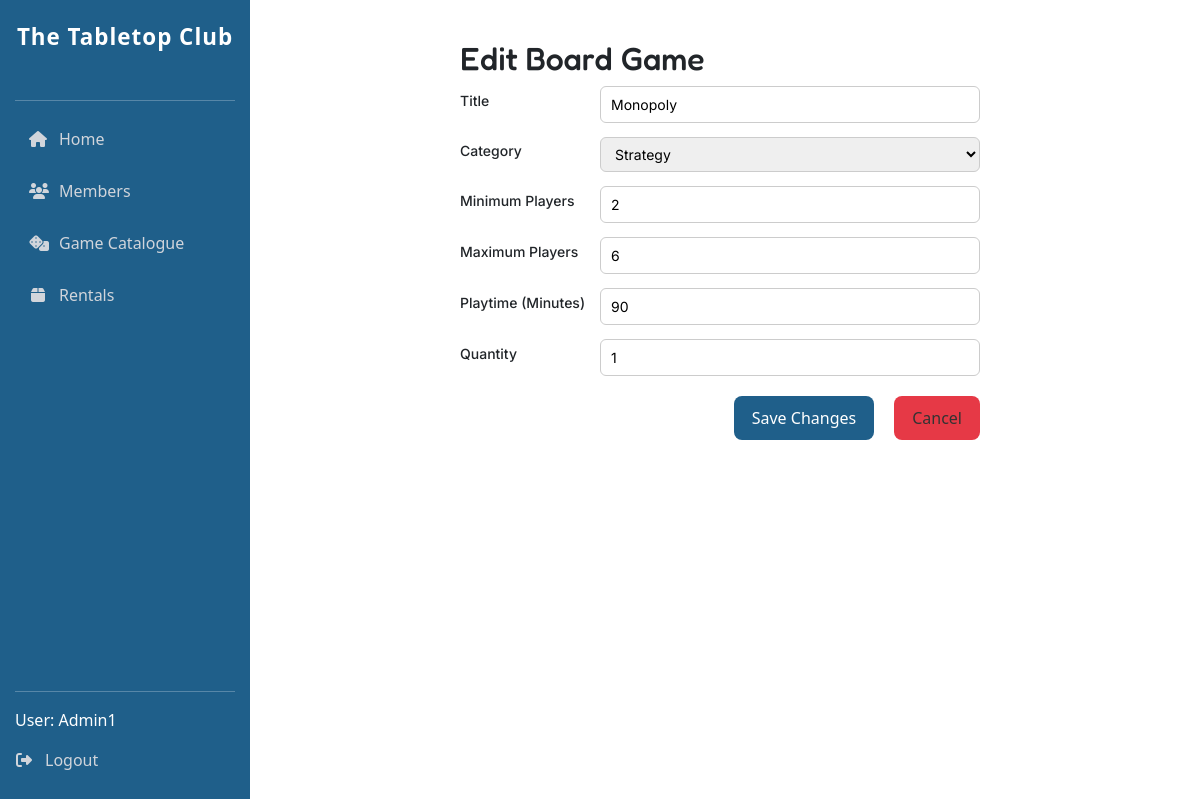
/edit_board_game/1/ (signed in), run on the app's committed database.
### tabletop_club_app/models.py (models this page shows, shortened)
class BoardGame(models.Model):
    class Category(models.TextChoices):
        STRATEGY = 'strategy', 'Strategy'
        PARTY = 'party', 'Party'
    title = models.CharField(max_length=100, unique=True,)
    category = models.CharField(max_length=20, choices=Category.choices)
    min_players = models.PositiveIntegerField(validators=[MinValueValidator(1)])
    max_players = models.PositiveIntegerField(validators=[MinValueValidator(1)])
    playtime_minutes = models.PositiveIntegerField(validators=[MinValueValidator(1)])
    quantity = models.PositiveIntegerField(default=1, validators=[MinValueValidator(1)])
    class Meta:
        ordering = ['title']

### tabletop_club_app/views.py (the view)
# urls.py: path("edit_board_game/<int:pk>/", views.edit_board_game, name="edit_board_game"),
@staff_member_required
def edit_board_game(request, pk):
    game = get_object_or_404(BoardGame, pk=pk)
    if request.method == 'POST':
        form = BoardGameCreationForm(request.POST, instance=game)
        if form.is_valid():
            form.save()
            messages.success(request, 'Board Game details updated successfully.')
            return redirect('game_catalogue')
    else:
        form = BoardGameCreationForm(instance=game)
    return render(request, 'edit_board_game.html', {'form': form, 'game': game})

### tabletop_club_app/forms.py
class BoardGameCreationForm(forms.ModelForm):
    class Meta:
        model = BoardGame
        fields = ['title', 'category', 'min_players', 'max_players', 'playtime_minutes', 'quantity']

### tabletop_club_app/templates/edit_board_game.html (shortened to what this page needs)
{% extends "base.html" %}
{% block content %}
<div class="form-container">
    <h2>Edit Board Game</h2>
    <form method="post" class="create-form">
        <div class="form-row">
            <label class="form-label">Title</label>
            <div class="form-field">
                {{ form.title }}
            </div>
        </div>
        <div class="form-row">
            <label class="form-label">Category</label>
            <div class="form-field">
                {{ form.category }}
            </div>
        </div>
        <div class="form-row">
            <label class="form-label">Minimum Players</label>
            <div class="form-field">
                {{ form.min_players }}
            </div>
        </div>
        <div class="form-row">
            <label class="form-label">Maximum Players</label>
            <div class="form-field">
                {{ form.max_players }}
            </div>
        </div>
        <div class="form-row">
            <label class="form-label">Playtime (Minutes)</label>
            <div class="form-field">
                {{ form.playtime_minutes }}
            </div>
        </div>
        <div class="form-row">
            <label class="form-label">Quantity</label>
            <div class="form-field">
                {{ form.quantity }}
            </div>
        </div>
        <div class="form-actions">
            <button type="submit" class="btn-primary">Save Changes</button>
            <a href="{% url 'game_catalogue' %}" class="btn-secondary">Cancel</a>
        </div>
    </form>
</div>
{% endblock %}

### tabletop_club_app/templates/base.html (shortened to what this page needs)
{% load static %}
<!DOCTYPE html>
<html lang="en">
    <head>
        <link rel="stylesheet" href="{% static 'stylesheet.css' %}"/>
        <link href="https://cdn.jsdelivr.net/npm/bootstrap@5.3.0/dist/css/bootstrap.min.css" rel="stylesheet">
    </head>
    <body>
        <div class="container-fluid">
            <div class="row">
                <div class="d-none d-lg-flex p-0">
                    <div class="sidebar-desktop">
                        <div class="sidebar-header">
                            <div class="sidebar-title">The Tabletop Club</div>
                        </div>
                        <hr>
                        <ul class="sidebar-nav">
                            <li>
                                {% if user.is_staff %}
                                <a class="sidebar-link" href="/admin_home">
                                {% else %}
                                <a class="sidebar-link" href="/member_home">
                                {% endif %}
                                    <i class="fa-solid fa-house"></i>
                                    <span>Home</span>
                                </a>
                            </li>
                            {% if user.is_staff %}
                            <li>
                                <a class="sidebar-link" href="/members">
                                    <i class="fa-solid fa-users"></i>
                                    <span>Members</span>
                                </a>
                            </li>
                            {% endif %}
                            <li>
                                <a class="sidebar-link" href="/game_catalogue">
                                    <i class="fa-solid fa-dice"></i>
                                    <span>Game Catalogue</span>
                                </a>
                            </li>
                            {% if user.is_staff %}
                            <li>
                                <a class="sidebar-link" href="/rentals">
                                    <i class="fa-solid fa-box"></i>
                                    <span>Rentals</span>
                                </a>
                            </li>
                            {% endif %}
                        </ul>
                        <hr>
                        <div class="sidebar-footer">
                        <p>User: {{ request.user.username }}</p>
                        <form method="post" action="{% url 'logout' %}">
                            <button type="submit" class="sidebar-link logout-link logout-button">
                                <i class="fa-solid fa-right-from-bracket"></i>
                                <span>Logout</span>
                            </button>
                        </form>
                    </div>
                    </div>
                </div>
                <div class="main_body col p-4">
                    <div class="container-fluid">
                        <main>
                            {% block content %}{% endblock %}
                        </main>
                    </div>
                </div>
            </div>
        </div>
    </body>
</html>

### tabletop_club_app/static/stylesheet.css (style rules this page uses)
:root { --bg: #F6F3EA; --card: #FFFFFF; --primary: #1F5F8A; --secondary: #6BAED6; --success: #2E8B57; --success-secondary: #246C44; --success-bg: #e6f4ea; --danger: #E63946; --danger-secondary: #C52834; --danger-bg: #ffe5e5; --text: #2B2B2B; --shadow: 0 6px 12px rgba(0,0,0,0.12); }
body { font-family: "Inter", sans-serif; color: var(--text); background: var(--bg); }
h1, h2, h3, h4, h5 { font-family: "Fredoka", sans-serif; font-size: 1.8rem; font-weight: 600; }
.sidebar-desktop, .sidebar-mobile { position: fixed; top: 0; left: 0; height: 100vh; overflow-y: auto; z-index: 1050; }
@media (min-width: 1200px) and (max-width: 1399px) { .sidebar-desktop { width: 280px; } }
@media (min-width: 1200px) and (max-width: 1399px) { .main_body { margin-left: 280px; } }
@media (min-width: 992px) and (max-width: 1200px) { .sidebar-desktop { width: 240px; } }
@media (min-width: 992px) and (max-width: 1200px) { .main_body { margin-left: 240px; } }
.btn-primary { background: var(--primary); color: white; border: none; padding: 10px 18px; border-radius: 8px; font-weight: 500; text-decoration: none; }
.btn-secondary { background: var(--danger); color: #333; padding: 10px 18px; border-radius: 8px; text-decoration: none; margin-left: 10px; }
.sidebar-desktop { width: 250px; height: 100vh; background: var(--primary); color: white; display: flex; flex-direction: column; padding: 20px 15px; }
.sidebar-header { text-align: center; margin-bottom: 30px; }
.sidebar-title { font-size: 1.4rem; font-weight: 600; letter-spacing: 1px; }
.sidebar-nav { list-style: none; padding: 0; margin: 0; flex-grow: 1; }
.sidebar-link { display: flex; align-items: center; gap: 12px; padding: 10px 14px; margin-bottom: 8px; text-decoration: none; color: #d1d5db; border-radius: 8px; transition: all 0.2s ease; }
.sidebar-link i { width: 18px; text-align: center; }
.sidebar-footer { margin-top: auto; }
.logout-button { background: none; border: none; padding: 0; width: 100%; text-align: left; display: flex; align-items: center; }
.form-container { max-width: 520px; margin: 0 auto; }
.create-form input, .create-form select, .create-form textarea { width: 100%; padding: 7px 10px; border-radius: 6px; border: 1px solid #ccc; font-family: 'Inter', sans-serif; font-size: 14px; }
.form-row { display: flex; align-items: center; margin-bottom: 14px; }
.form-label { width: 140px; font-family: 'Inter', sans-serif; font-weight: 500; font-size: 14px; }
.form-field { flex: 1; }
.form-actions { margin-top: 20px; display: flex; justify-content: flex-end; gap: 10px; }

### data on the page
BoardGame: title "Monopoly", category "Strategy", min_players "2", max_players "6", playtime_minutes "90", quantity "1"

### other printed values
{{ request.user.username }} "Admin1"
